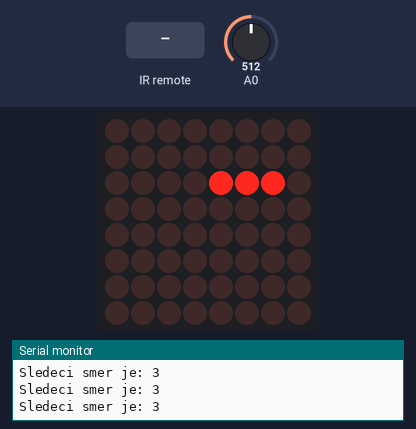
The sketch below on a simulated Arduino Uno, built with avr-gcc and run on an emulated ATmega328P. Parts: 8×8 LED matrix, the last lines printed to the serial monitor. Inputs (shaded band) come from the test bench; at power-on: A0 = 512. Random numbers use the default seed unless the sketch sets one.

Above: at 5.0 s.
5.1 s: infrared code 0xFEF00F received
At 6.2 s:
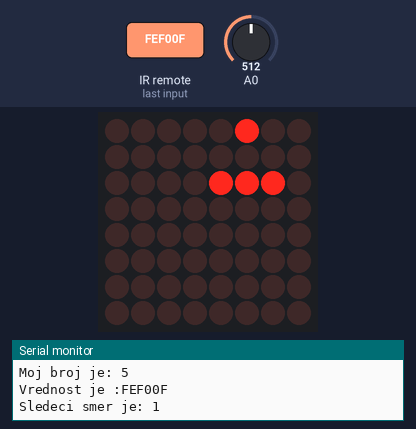
7.2 s: infrared code 0xFEB04F received
At 10.6 s:
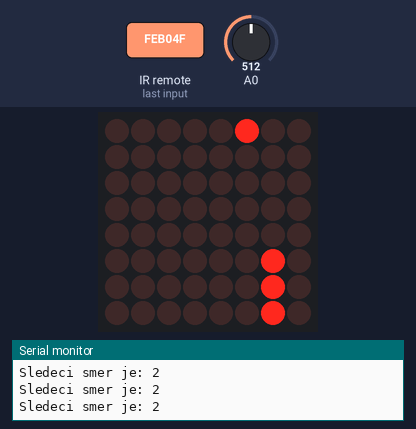
11.1 s: A0 set to 716
At 18.7 s:
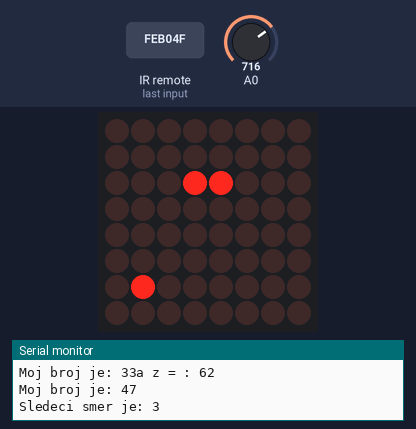
20.3 s: infrared code 0xFE30CF received
At 22.1 s:
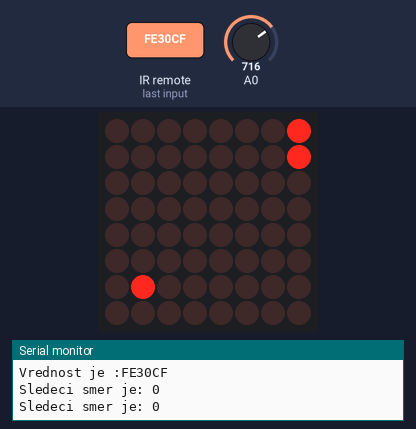
22.9 s: A0 set to 900
At 31.8 s:
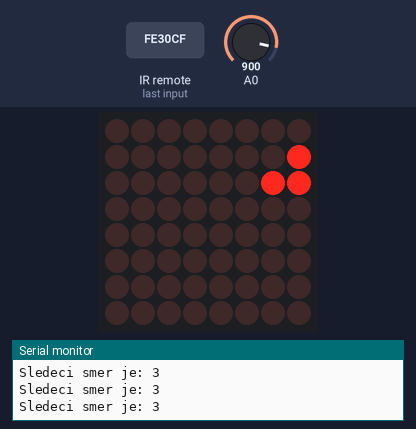
32.8 s: A0 set to 1023
At 41.5 s:
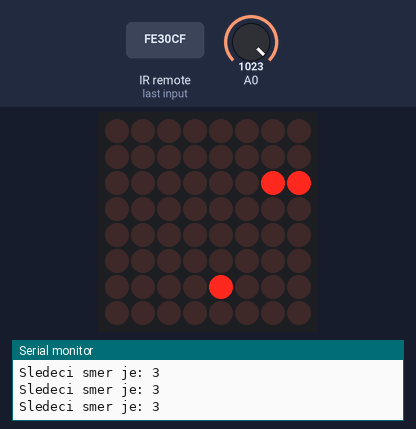
Timing chart, 0 to 43.0 s (numbered marks = the images above; inputs shaded):
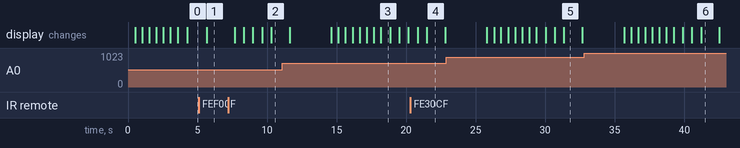

Measured:
- after the input at 7.2 s, the display: first changes after 0.46 s (image 2 shows a later state)
- what the display in image 3 shows lasts 0.6 s, from 18.2 s to 18.8 s
- what the display in image 4 shows lasts 1.3 s, from 21.5 s to 22.8 s

The sketch:

Snake.ino
```cpp
//We always have to include the library
#include "LedControl.h"
#include <IRremote.h>     // za kontrolu preko daljinskog


/*
  Now we need a LedControl to work with.
 ***** These pin numbers will probably not work with your hardware *****
  pin 12 is connected to the DataIn
  pin 11 is connected to the CLK
  pin 10 is connected to LOAD
  We have only a single MAX72XX.
*/
typedef struct {
  short i;
  short j;
} Telo;

LedControl lc = LedControl(12, 11, 10, 1);
const int RECV_PIN = 7;   // prijemni pin za daljinski

unsigned long vrednost;
IRrecv irrecv(RECV_PIN);
decode_results results;

enum SMER {GORE, LEVO, DOLE, DESNO};
unsigned long delayTime = 700;

unsigned short Tabla[8][8] = {};
unsigned short duzina;

Telo slobodnaMesta[64] = {};
Telo teloZmije[64] = {};

unsigned short trenutniPotez;
unsigned short sledeciPotez;

bool needFood = true;
bool gameOver = false;
bool newGame = true;
bool standBy = false;

char potez;

short glava_i, glava_j;
short OSVETLJENJE = 0;

void setup() {

  irrecv.enableIRIn();    // inicijalizacija daljinskog
  irrecv.blink13(true);

  // za unos komandi sa tastature
  Serial.begin(9600);
  randomSeed(analogRead(5));

}
void obrisiTablu() {
  for (int  i = 0 ; i < 8 ; i++)
    for (int j = 0 ; j < 8 ; j++)
      Tabla[i][j] = 0;
}
void inicijalizuj() {
  /*
    The MAX72XX is in power-saving mode on startup,
    we have to do a wakeup call
  */
  if (!standBy)
    lc.shutdown(0, false);

  /* Set the brightness to a medium values */
  lc.setIntensity(0, OSVETLJENJE);
  /* and clear the display */
  lc.clearDisplay(0);
  delay(500);

  obrisiTablu();

  // kozmetika
  // 3

  // gornji deo
  Tabla[1][2] = 1;
  Tabla[1][3] = 1;
  Tabla[1][4] = 1;
  Tabla[1][5] = 1;

  Tabla[2][5] = 1;      //
  Tabla[3][3] = 1;
  Tabla[3][4] = 1;
  Tabla[3][5] = 1;      //
  Tabla[4][5] = 1;

  // donji deo
  Tabla[5][2] = 1;
  Tabla[5][3] = 1;
  Tabla[5][4] = 1;
  Tabla[5][5] = 1;


  stampaj();
  delay(500);
  lc.clearDisplay(0);
  delay(500);

  //2
  Tabla[4][5] = 0;
  Tabla[2][5] = 1;
  Tabla[3][2] = 1;
  Tabla[4][2] = 1;

  stampaj();
  delay(500);
  lc.clearDisplay(0);
  delay(500);

  // 1
  Tabla[1][2] = 0;
  Tabla[1][3] = 0;
  Tabla[1][4] = 0;

  Tabla[3][2] = 0;
  Tabla[4][2] = 0;

  Tabla[5][2] = 0;
  Tabla[5][3] = 0;
  Tabla[5][4] = 0;

  Tabla[3][3] = 0;
  Tabla[3][4] = 0;

  Tabla[1][5] = 1;
  Tabla[2][5] = 1;
  Tabla[3][5] = 1;
  Tabla[4][5] = 1;
  Tabla[5][5] = 1;

  stampaj();
  delay(500);
  lc.clearDisplay(0);
  delay(500);


  obrisiTablu();

  // zmijica na pocetku ima duzinu 2
  teloZmije[0].i = 2;
  teloZmije[0].j = 2;

  teloZmije[1].i = 2;
  teloZmije[1].j = 3;


  Tabla[2][2] = 1;
  Tabla[2][3] = 1;

  glava_i = 2;
  glava_j = 3;

  duzina = 2;

  trenutniPotez = DESNO;
  sledeciPotez = DESNO;
  needFood = true;

  //standBy = false;
  // delayTime = 700;
}
void brightnessDown() {
  if (OSVETLJENJE >= 0) {
    OSVETLJENJE--;
    lc.setIntensity(0, OSVETLJENJE);
  }
}
void brightnessUp() {
  if (OSVETLJENJE <= 15) {
    OSVETLJENJE++;
    lc.setIntensity(0, OSVETLJENJE);
  }
}
void speedDown() {
  delayTime += 50;
}
void speedUp() {
  delayTime -= 50;
}
void testAll() {
  for (int  i = 0 ; i < 8 ; i++)
    for (int j = 0 ; j < 8 ; j++) {
      Tabla[i][j] = 1;
    }
  stampaj();
  for (int  i = 0 ; i < 8 ; i++)
    for (int j = 0 ; j < 8 ; j++) {
      Tabla[i][j] = 1;
    }
  stampaj();

}

void moveSnake(int hor, int ver) {
  int i;

  glava_i = glava_i + ver;
  glava_j = glava_j + hor;
  /*
    Serial.print("glava_i= ");
    Serial.print(glava_i);
    Serial.print(",   glava_j= ");
    Serial.println(glava_j);
  */

  if (glava_i < 0 || glava_j < 0 || glava_i > 7 || glava_j > 7 || Tabla[glava_i][glava_j] == 1) {
    gameOver = true;
    return;
  }

  if (Tabla[glava_i][glava_j] == 2) {   // da proverimo da li smo pojeli hranu
    needFood = true;
    duzina++;
    teloZmije[duzina - 1].i = glava_i;
    teloZmije[duzina - 1].j = glava_j;
    if (delayTime > 100) delayTime -= 50;
  }
  else {
    Tabla[teloZmije[0].i][teloZmije[0].j] = 0;    // gasimo rep


    for (i = 1 ; i < duzina ; i++) {              // pomeramo telo zmije za jednu poziciju
      teloZmije[i - 1].i = teloZmije[i].i;
      teloZmije[i - 1].j = teloZmije[i].j;
    }
    teloZmije[i - 1].i = glava_i;
    teloZmije[i - 1].j = glava_j;
  }
  Tabla[glava_i][glava_j] = 1;                // ukljucujemo glavu

}
void pomeranje_zmije() {
  if (sledeciPotez == trenutniPotez || sledeciPotez % 2 != trenutniPotez % 2) {   // 0 i 2 reprezentuju GORE i DOLE, dok 1 i 3 LEVO i DESNO. Ako uzmemo moduo 2 od ovih brojeva dobijamo
    //  da ako je moduo == 0 onda se krecemo vertikalno, odnosno kao je moduo == 1 vertikalno. Stoga, mozemo da promenimo smer kretanja zmijice samo ako su
    // moduli razliciti. Ovo je pravljeno ako korisnik zeli da se vrati u suprotnom smeru u kom se zaputio.
    //Naravno, ukoliko se korisnik kretao u jednom
    // pravcu, a zatim taj pravac i zadrzao onda nece uci u if jer bi to bilo bespotrebno koriscenje procesora

    // Serial.println("Pomeranje zmije");

    trenutniPotez = sledeciPotez;
    switch (sledeciPotez) {
      case GORE: moveSnake(0, -1); break;
      case LEVO: moveSnake(-1, 0); break;
      case DOLE: moveSnake(0, 1); break;
      case DESNO: moveSnake(1, 0); break;
    }
  }
}
void generateFood() {
  int z = 0;
  randomSeed(analogRead(0));

  for (int  i = 0 ; i < 8 ; i++) {
    for (int j = 0 ; j < 8 ; j++) {
      if (Tabla[i][j] == 0) {
        slobodnaMesta[z].i = i;
        slobodnaMesta[z].j = j;
        z = z + 1;
      }
    }
  }
  int hrana;
  hrana = random(1, z - 1);
  Serial.print("Moj broj je: ");
  Serial.print(hrana);
  Serial.print("a z = : ");
  Serial.println(z);
  hrana = random(1, z - 1);
  Serial.print("Moj broj je: ");
  Serial.println(hrana);
  Tabla[slobodnaMesta[hrana].i][slobodnaMesta[hrana].j] = 2;    // postavljamo hranu
}
void stampaj() {
  for (int  i = 0 ; i < 8 ; i++)
    for (int j = 0 ; j < 8 ; j++) {
      if (Tabla[i][j])
        lc.setLed(0, i, j, true);
      else
        lc.setLed(0, i, j, false);
    }
}
void zavrsioSi() {
  obrisiTablu();

  Tabla[2][2] = 1;
  Tabla[2][5] = 1;
  Tabla[5][2] = 1;
  Tabla[5][3] = 1;
  Tabla[5][4] = 1;
  Tabla[5][5] = 1;
}

void loop() {
  if (!gameOver && !newGame) {
    if (needFood) {
      Serial.println("\nGeneriseHranu\n");
      generateFood();
      needFood = false;
    }

    /*
       Ako igramo preko tastaure

      if (Serial.available() > 0) {
      potez = Serial.read();
      Serial.print("Vas potez je: ");
      Serial.println(potez);
      switch (potez) {
        case '2': sledeciPotez = DOLE; break;
        case '4': sledeciPotez = LEVO; break;
        case '6': sledeciPotez = DESNO; break;
        case '8': sledeciPotez = GORE; break;
        default : sledeciPotez = trenutniPotez; break;
      }
      if (potez == '9') {
        Serial.print("BRISI");
        lc.clearDisplay(0);
        delay(1000);
      }
      }
    */
    if (irrecv.decode(&results)) {
      vrednost = results.value;
      Serial.print("Vrednost je :");
      Serial.println(vrednost, HEX);
      /*
         VIVAX DALJINSKI

          switch (vrednost) {
            case 0xE3994B88: sledeciPotez = GORE; break;
            case 0x23D8CC84: sledeciPotez = DESNO; break;
            case 0x9E66CA64: sledeciPotez = LEVO; break;
            case 0x4E6D7BA0: sledeciPotez = DOLE; break;
            default: Serial.println("NESTO TRECE"); break;
          }
      */

      //  COLOSSUS DALJINSKI

      switch (vrednost) {
        case 0xFE30CF: sledeciPotez = GORE; break;
        case 0xFE708F: sledeciPotez = DESNO; break;
        case 0xFEF00F: sledeciPotez = LEVO; break;
        case 0xFEB04F: sledeciPotez = DOLE; break;
        case 0xFEA857: newGame = true; break;            // restart         crveno dugme
        case 0xFE6897: lc.shutdown(0, true); standBy = true; break;            // standBy   zeleno dugme
        case 0xFED827: brightnessUp(); break;           // VOL+
        case 0xFE58A7: brightnessDown(); break;         // VOL-
        case 0xFE9867: speedUp(); break;                // CH+
        case 0xFE18E7: speedDown(); break;              // CH-
        default: Serial.println("NESTO TRECE"); break;
      }

      irrecv.resume();
    }


    Serial.print("Sledeci smer je: ");
    Serial.println(sledeciPotez);
    pomeranje_zmije();
    stampaj();
    delay(delayTime);

  }
  else {
    if (gameOver) {
      zavrsioSi();
      stampaj();
      delay(3000);
      lc.shutdown(0, true);
      newGame = true;
      gameOver = false;
    }
    else {
      inicijalizuj();
      newGame = false;
    }

  }

}
```
